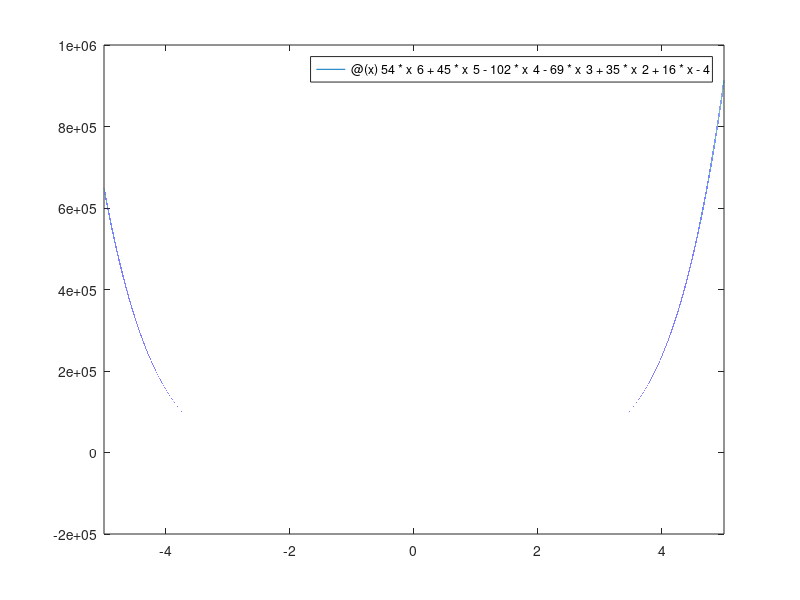

Write the MATLAB code that produced this figure.
f1 = @(x) exp(1)^(sin(x)^3) + x^6 - 2*x^4 - x^3 - 1;
g2 = @(x) 54*x^6 + 45*x^5 - 102*x^4 - 69*x^3 + 35*x^2 + 16*x - 4;

fplot(g2)


sin(pi)

for i=1:10
    disp('wtf')
end
